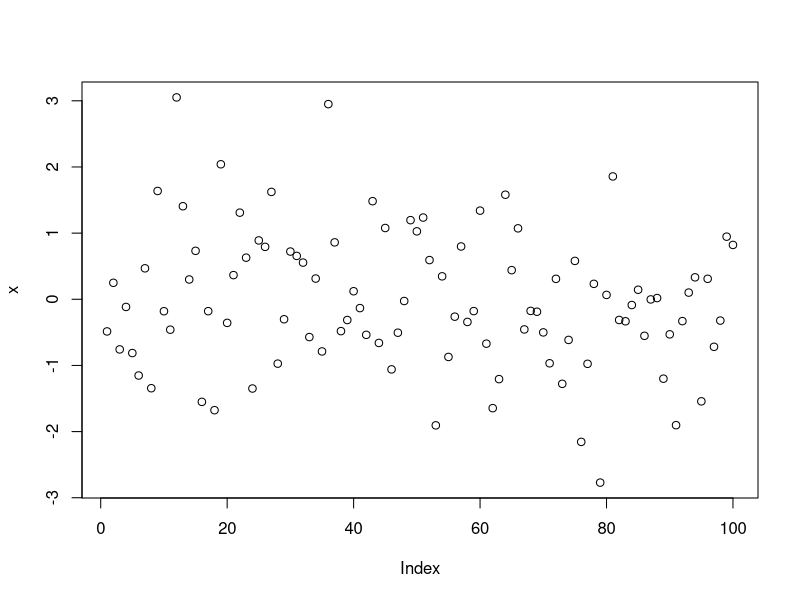

Source code (R):
## ---- chunk 1
x = rnorm(100)
plot(x) 
